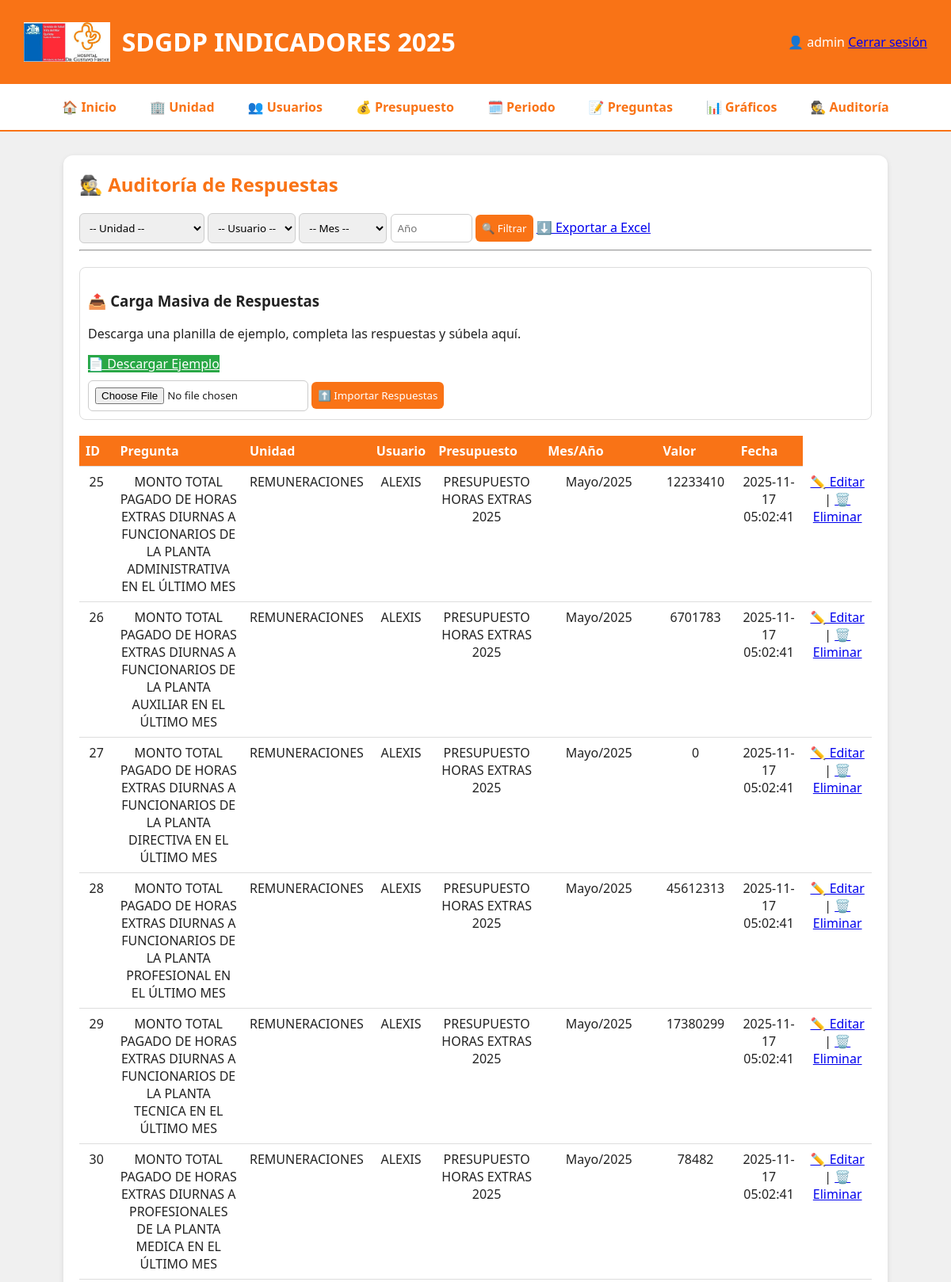
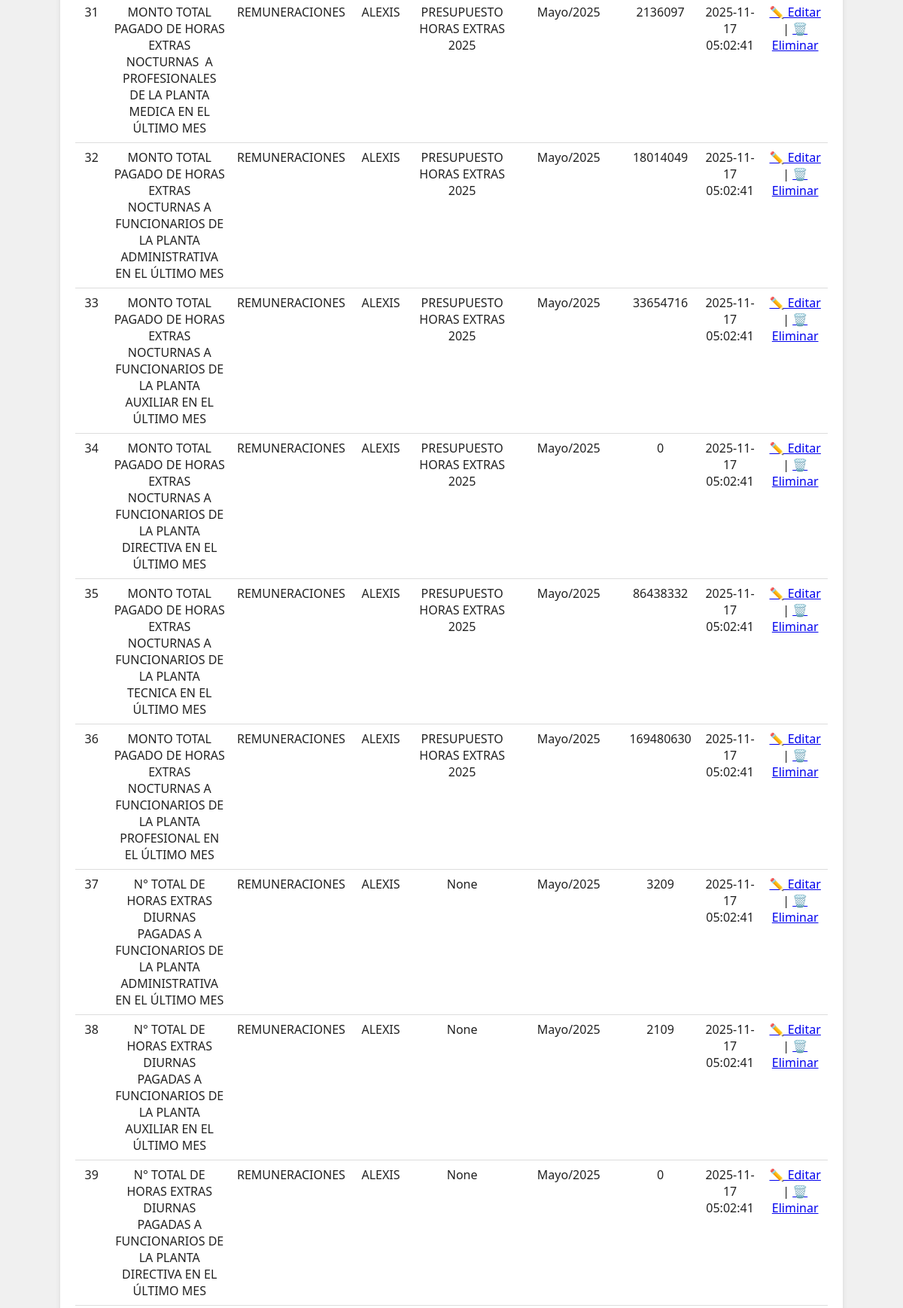
Screenshot of /auditoria (signed in, upper part) with the database file from the repository (2 pictures, top to bottom).
### tables this page shows
CREATE TABLE respuestas (
    id INTEGER PRIMARY KEY AUTOINCREMENT,
    pregunta_id INTEGER,
    usuario_id INTEGER,
    valor TEXT,
    mes TEXT,
    año INTEGER,
    fecha_ingreso TEXT,
    FOREIGN KEY (pregunta_id) REFERENCES preguntas (id),
    FOREIGN KEY (usuario_id) REFERENCES usuarios (id)
);

CREATE TABLE preguntas (
    id INTEGER PRIMARY KEY AUTOINCREMENT,
    texto TEXT NOT NULL,
    tipo TEXT,
    presupuesto_id INTEGER NULL,
    unidad_id INTEGER,
    usuario_id INTEGER,
    afecta_presupuesto INTEGER DEFAULT 0,
    activo INTEGER DEFAULT 1,
    fecha_termino TEXT,
    FOREIGN KEY (presupuesto_id) REFERENCES presupuesto (id),
    FOREIGN KEY (unidad_id) REFERENCES unidad (id),
    FOREIGN KEY (usuario_id) REFERENCES usuarios (id)
);

CREATE TABLE unidad (
    id INTEGER PRIMARY KEY AUTOINCREMENT,
    nombre TEXT NOT NULL,
    activo INTEGER DEFAULT 1
);

CREATE TABLE usuarios (
    id INTEGER PRIMARY KEY AUTOINCREMENT,
    nombre TEXT NOT NULL,
    contrasena TEXT NOT NULL,
    tipo TEXT DEFAULT 'usuario',
    unidad_id INTEGER,
    activo INTEGER DEFAULT 1,
    FOREIGN KEY (unidad_id) REFERENCES unidad (id)
);

CREATE TABLE presupuesto (
    id INTEGER PRIMARY KEY AUTOINCREMENT,
    nombre TEXT NOT NULL,
    periodo TEXT,
    monto_total REAL DEFAULT 0,
    activo INTEGER DEFAULT 1
);

### modules/auditoria.py (the view)
@auditoria_bp.route("/auditoria", methods=["GET", "POST"])
def auditoria():
    if "usuario" not in session or session["tipo"] != "admin":
        flash("🚫 Solo administradores pueden acceder a la auditoría.", "danger")
        return redirect("/login")
    db = get_db()
    unidad_id = request.args.get("unidad_id", "")
    usuario_id = request.args.get("usuario_id", "")
    mes = request.args.get("mes", "")
    año = request.args.get("año", "")
    unidades = db.execute("SELECT id, nombre FROM unidad WHERE activo=1").fetchall()
    usuarios = db.execute("SELECT id, nombre FROM usuarios WHERE activo=1").fetchall()
    query = """
    SELECT r.id, r.valor, r.mes, r.año, r.fecha_ingreso,
           p.texto AS pregunta, p.afecta_presupuesto,
           pr.nombre AS presupuesto, u.nombre AS unidad, us.nombre AS usuario
    FROM respuestas r
    JOIN preguntas p ON r.pregunta_id = p.id
    LEFT JOIN unidad u ON p.unidad_id = u.id
    LEFT JOIN usuarios us ON r.usuario_id = us.id
    LEFT JOIN presupuesto pr ON p.presupuesto_id = pr.id
    WHERE 1=1
    """
    params = []
    if unidad_id:
        query += " AND u.id = ?"
        params.append(unidad_id)
    if usuario_id:
        query += " AND us.id = ?"
        params.append(usuario_id)
    if mes:
        query += " AND r.mes = ?"
        params.append(mes)
    if año:
        query += " AND r.año = ?"
        params.append(año)
    query += " ORDER BY r.año DESC, r.mes DESC, us.nombre"
    respuestas = db.execute(query, params).fetchall()
    return render_template(
        "auditoria.html",
        respuestas=respuestas,
        unidades=unidades,
        usuarios=usuarios,
        filtros={"unidad_id": unidad_id, "usuario_id": usuario_id, "mes": mes, "año": año}
    )

### app.py (called while the page is built)
@app.context_processor
def inject_now():
    return {'now': datetime.now}

### modules/auditoria.py (called while the page is built)
def get_db():
    conn = sqlite3.connect("database/data.db", check_same_thread=False)
    conn.row_factory = sqlite3.Row
    return conn

### templates/auditoria.html (shortened to what this page needs)
{% extends "base.html" %}
{% block content %}
<div class="module">
    <h2>🕵️ Auditoría de Respuestas</h2>
    <form method="GET" class="form-inline">
        <select name="unidad_id">
            <option value="">-- Unidad --</option>
        </select>
        <select name="usuario_id">
            <option value="">-- Usuario --</option>
        </select>
        <select name="mes">
            <option value="">-- Mes --</option>
        </select>
        <input type="number" name="año" placeholder="Año" min="2000" max="2100" value="{{ filtros.año }}">
        <button type="submit">🔍 Filtrar</button>
        <a href="/auditoria/exportar" class="btn">⬇️ Exportar a Excel</a>
    </form>
    <hr>
    <div style="margin:20px 0; border:1px solid #ddd; padding:10px; border-radius:8px;">
        <h3>📤 Carga Masiva de Respuestas</h3>
        <p>Descarga una planilla de ejemplo, completa las respuestas y súbela aquí.</p>
        <a href="/auditoria/ejemplo" class="btn" style="background:#28a745; color:white;">📄 Descargar Ejemplo</a>
        <form method="POST" action="/auditoria/importar" enctype="multipart/form-data" style="margin-top:10px;">
            <input type="file" name="archivo" accept=".xlsx" required>
            <button type="submit" style="background:#f97316; color:white;">⬆️ Importar Respuestas</button>
        </form>
    </div>
    {% if respuestas %}
    <table>
        <tr>
            <th>ID</th>
            <th>Pregunta</th>
            <th>Unidad</th>
            <th>Usuario</th>
            <th>Presupuesto</th>
            <th>Mes/Año</th>
            <th>Valor</th>
            <th>Fecha</th>
        </tr>
        {% for r in respuestas %}
        <tr>
            <td>{{ r.id }}</td>
            <td style="white-space:pre-wrap; max-width:350px;">{{ r.pregunta }}</td>
            <td>{{ r.unidad }}</td>
            <td>{{ r.usuario }}</td>
            <td>{{ r.presupuesto }}</td>
            <td>{{ r.mes }}/{{ r.año }}</td>
            <td>{{ r.valor }}</td>
            <td>{{ r.fecha_ingreso }}</td>
            <td>
                <a href="/auditoria/editar/{{ r.id }}">✏️ Editar</a> |
                <a href="/auditoria/eliminar/{{ r.id }}" onclick="return confirm('¿Seguro que deseas eliminar esta respuesta?');">🗑️ Eliminar</a>
            </td>
        </tr>
        {% endfor %}
    </table>
    {% else %}
        <div class="alert-warning">⚠️ No se encontraron respuestas con los filtros seleccionados.</div>
    {% endif %}
</div>
{% endblock %}

### static/css/style.css (style rules this page uses)
:root { --naranjo: #f97316; --blanco: #ffffff; --gris: #f0f0f0; --negro: #222; }
body { font-family: 'Segoe UI', sans-serif; background-color: var(--gris); margin: 0; padding: 0; color: var(--negro); }
.module h2 { color: var(--naranjo); margin-top: 0; }
table { width: 100%; border-collapse: collapse; margin-top: 15px; }
table th { background-color: var(--naranjo); color: white; text-align: left; padding: 8px; }
table td { padding: 8px; border-bottom: 1px solid #ddd; vertical-align: top; word-wrap: break-word; }
input, select, textarea, button { padding: 8px; border-radius: 6px; border: 1px solid #ccc; font-family: inherit; }
button { background-color: var(--naranjo); color: white; border: none; cursor: pointer; }
th, td { padding: 10px; text-align: center; border-bottom: 1px solid #ddd; }
th { background-color: #f97316; color: white; }

### rows the page displays
respuestas: id "25", pregunta "MONTO TOTAL PAGADO DE HORAS EXTRAS DIURNAS A FUNCIONARIOS DE LA PLANTA ADMINISTRATIVA EN EL ÚLTIMO MES", unidad "REMUNERACIONES", usuario "ALEXIS", presupuesto "PRESUPUESTO HORAS EXTRAS 2025", mes "Mayo", año "2025", valor "12233410", fecha_ingreso "2025-11-17 05:02:41"
respuestas: id "26", pregunta "MONTO TOTAL PAGADO DE HORAS EXTRAS DIURNAS A FUNCIONARIOS DE LA PLANTA AUXILIAR EN EL ÚLTIMO MES", unidad "REMUNERACIONES", usuario "ALEXIS", presupuesto "PRESUPUESTO HORAS EXTRAS 2025", mes "Mayo", año "2025", valor "6701783", fecha_ingreso "2025-11-17 05:02:41"
respuestas: id "27", pregunta "MONTO TOTAL PAGADO DE HORAS EXTRAS DIURNAS A FUNCIONARIOS DE LA PLANTA DIRECTIVA EN EL ÚLTIMO MES", unidad "REMUNERACIONES", usuario "ALEXIS", presupuesto "PRESUPUESTO HORAS EXTRAS 2025", mes "Mayo", año "2025", valor "0", fecha_ingreso "2025-11-17 05:02:41"
respuestas: id "28", pregunta "MONTO TOTAL PAGADO DE HORAS EXTRAS DIURNAS A FUNCIONARIOS DE LA PLANTA PROFESIONAL EN EL ÚLTIMO MES", unidad "REMUNERACIONES", usuario "ALEXIS", presupuesto "PRESUPUESTO HORAS EXTRAS 2025", mes "Mayo", año "2025", valor "45612313", fecha_ingreso "2025-11-17 05:02:41"
respuestas: id "29", pregunta "MONTO TOTAL PAGADO DE HORAS EXTRAS DIURNAS A FUNCIONARIOS DE LA PLANTA TECNICA EN EL ÚLTIMO MES", unidad "REMUNERACIONES", usuario "ALEXIS", presupuesto "PRESUPUESTO HORAS EXTRAS 2025", mes "Mayo", año "2025", valor "17380299", fecha_ingreso "2025-11-17 05:02:41"
respuestas: id "30", pregunta "MONTO TOTAL PAGADO DE HORAS EXTRAS DIURNAS A PROFESIONALES DE LA PLANTA MEDICA EN EL ÚLTIMO MES", unidad "REMUNERACIONES", usuario "ALEXIS", presupuesto "PRESUPUESTO HORAS EXTRAS 2025", mes "Mayo", año "2025", valor "78482", fecha_ingreso "2025-11-17 05:02:41"
respuestas: id "31", pregunta "MONTO TOTAL PAGADO DE HORAS EXTRAS NOCTURNAS A PROFESIONALES DE LA PLANTA MEDICA EN EL ÚLTIMO MES", unidad "REMUNERACIONES", usuario "ALEXIS", presupuesto "PRESUPUESTO HORAS EXTRAS 2025", mes "Mayo", año "2025", valor "2136097", fecha_ingreso "2025-11-17 05:02:41"
respuestas: id "32", pregunta "MONTO TOTAL PAGADO DE HORAS EXTRAS NOCTURNAS A FUNCIONARIOS DE LA PLANTA ADMINISTRATIVA EN EL ÚLTIMO MES", unidad "REMUNERACIONES", usuario "ALEXIS", presupuesto "PRESUPUESTO HORAS EXTRAS 2025", mes "Mayo", año "2025", valor "18014049", fecha_ingreso "2025-11-17 05:02:41"
respuestas: id "33", pregunta "MONTO TOTAL PAGADO DE HORAS EXTRAS NOCTURNAS A FUNCIONARIOS DE LA PLANTA AUXILIAR EN EL ÚLTIMO MES", unidad "REMUNERACIONES", usuario "ALEXIS", presupuesto "PRESUPUESTO HORAS EXTRAS 2025", mes "Mayo", año "2025", valor "33654716", fecha_ingreso "2025-11-17 05:02:41"
respuestas: id "34", pregunta "MONTO TOTAL PAGADO DE HORAS EXTRAS NOCTURNAS A FUNCIONARIOS DE LA PLANTA DIRECTIVA EN EL ÚLTIMO MES", unidad "REMUNERACIONES", usuario "ALEXIS", presupuesto "PRESUPUESTO HORAS EXTRAS 2025", mes "Mayo", año "2025", valor "0", fecha_ingreso "2025-11-17 05:02:41"
respuestas: id "35", pregunta "MONTO TOTAL PAGADO DE HORAS EXTRAS NOCTURNAS A FUNCIONARIOS DE LA PLANTA TECNICA EN EL ÚLTIMO MES", unidad "REMUNERACIONES", usuario "ALEXIS", presupuesto "PRESUPUESTO HORAS EXTRAS 2025", mes "Mayo", año "2025", valor "86438332", fecha_ingreso "2025-11-17 05:02:41"
respuestas: id "36", pregunta "MONTO TOTAL PAGADO DE HORAS EXTRAS NOCTURNAS A FUNCIONARIOS DE LA PLANTA PROFESIONAL EN EL ÚLTIMO MES", unidad "REMUNERACIONES", usuario "ALEXIS", presupuesto "PRESUPUESTO HORAS EXTRAS 2025", mes "Mayo", año "2025", valor "169480630", fecha_ingreso "2025-11-17 05:02:41"
respuestas: id "37", pregunta "N° TOTAL DE HORAS EXTRAS DIURNAS PAGADAS A FUNCIONARIOS DE LA PLANTA ADMINISTRATIVA EN EL ÚLTIMO MES", unidad "REMUNERACIONES", usuario "ALEXIS", presupuesto "None", mes "Mayo", año "2025", valor "3209", fecha_ingreso "2025-11-17 05:02:41"
respuestas: id "38", pregunta "N° TOTAL DE HORAS EXTRAS DIURNAS PAGADAS A FUNCIONARIOS DE LA PLANTA AUXILIAR EN EL ÚLTIMO MES", unidad "REMUNERACIONES", usuario "ALEXIS", presupuesto "None", mes "Mayo", año "2025", valor "2109", fecha_ingreso "2025-11-17 05:02:41"
respuestas: id "39", pregunta "N° TOTAL DE HORAS EXTRAS DIURNAS PAGADAS A FUNCIONARIOS DE LA PLANTA DIRECTIVA EN EL ÚLTIMO MES", unidad "REMUNERACIONES", usuario "ALEXIS", presupuesto "None", mes "Mayo", año "2025", valor "0", fecha_ingreso "2025-11-17 05:02:41"

### other values shown
{{ session["usuario"] }} "admin"
